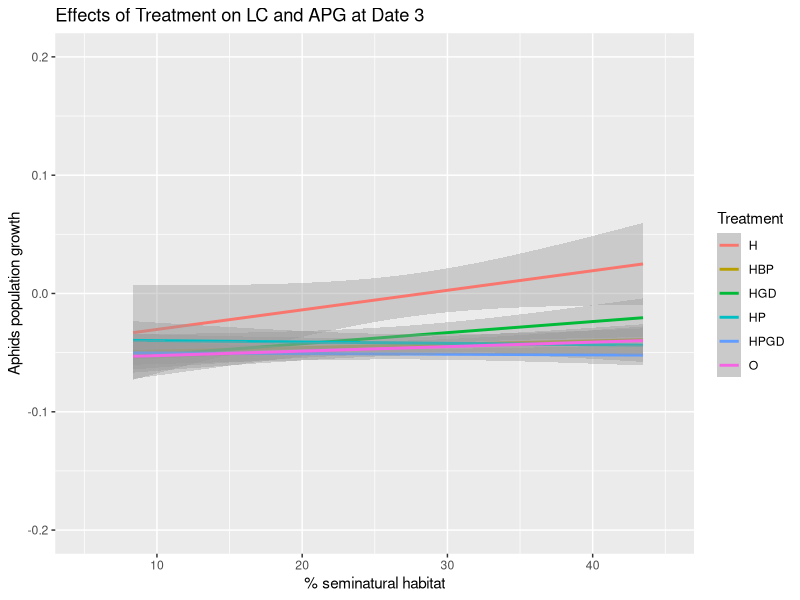
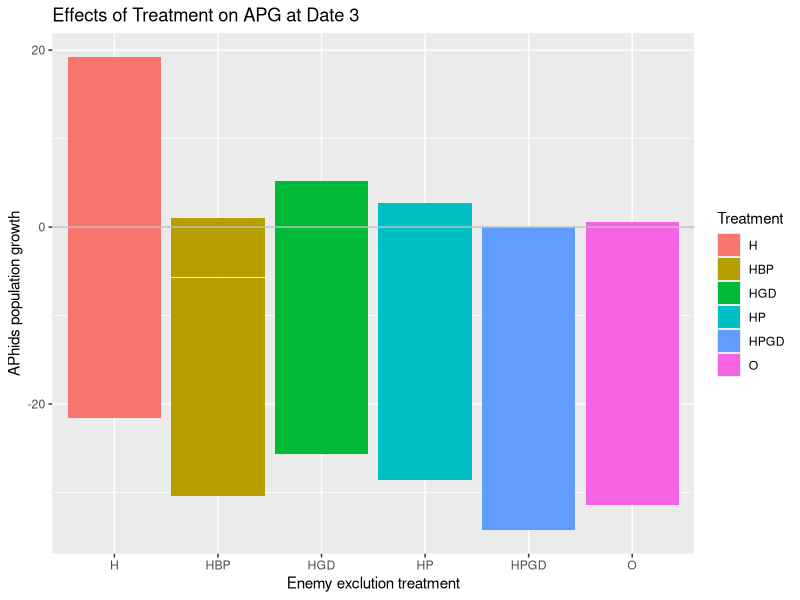

The R source for these figures, in order:
#Date3_population growth and seminatural habitat
#import data file
library(readr)
Data1 <- read.table("Project data.csv", header = TRUE, dec = ",", sep =";")

####dataframe for sampling date3
DATE3 <- Data1[Data1$Date == "3", ]
DATE3_700 <- subset(DATE3, DATE3$BUFF_DIST == "700")

###############line graph################
#calculate the aphids population growth at date1
logNaphids_D3_line <- log(DATE3_700$aphid_live+1) - log(DATE3_700$aphidsinoculated_init+1) 
APG_D3_line <- logNaphids_D3_line/30

#dataframe for seminatural habitat and aphids population growth at date1 
DATE3APG_line <- data.frame(DATE3_700,APG_D3_line)

#barplot for % Seminatural habitat and APhid population growth
library(ggplot2)
Line_APGD3 <- ggplot(DATE3APG_line, aes(x = Pt.seminatural, y = APG_D3_line, color = Treatment))
Line_APGD3 <- Line_APGD3 + labs(x= "% seminatural habitat", y="Aphids population growth", title = "Effects of Treatment on LC and APG at Date 3")
# for scatter plot: use geom_point()
Line_APGD3 <- Line_APGD3 + geom_smooth(method = "lm")
Line_APGD3 <- Line_APGD3 +xlim(5,45) +ylim(-0.2 , 0.2)
print(Line_APGD3)

###############Bar graph######################
#calculate the aphids population growth at date1
logNaphids_D3_bar <- log(DATE3$aphid_live+1) - log(DATE3$aphidsinoculated_init+1) 
APG_D3_bar <- logNaphids_D3_bar/30

#dataframe for seminatural habitat and aphids population growth at date1 
DATE3APG_bar <- data.frame(DATE3,APG_D3_bar)

#plot
Bar_APGD3 <- ggplot(DATE3APG_bar, aes(x = Treatment, y = APG_D3_bar, fill = Treatment))
Bar_APGD3 <- Bar_APGD3 + geom_bar(stat = "identity")
Bar_APGD3 <- Bar_APGD3 + labs(x= "Enemy exclution treatment", y="APhids population growth", title = "Effects of Treatment on APG at Date 3")
Bar_APGD3 <- Bar_APGD3 + geom_hline(yintercept=0, colour="grey") 
plot(Bar_APGD3)


